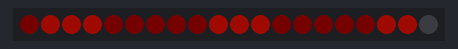
Simulated run of this sketch. Board: Arduino Uno, built with avr-gcc and run on an emulated ATmega328P. On the bench: 20 RGB LEDs in strip order, left to right. Dim RGB values are drawn brighter than linear.

Above: at 0.28 s.
At 1.36 s:
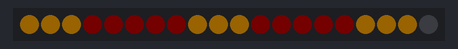
At 2.3 s:
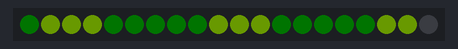
At 3.16 s:
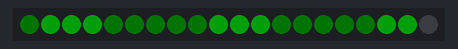
At 4.23 s:
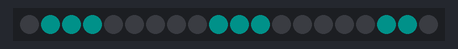
At 6.21 s:
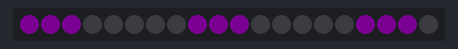

Measured:
- by itself, everything shown: repeats every 7.7 s, in 57 steps

The sketch:

one_sine.ino
```cpp
/* one_sine

By: Andrew Tuline

Date: Jan, 2015

This routine uses sine waves to move pixels around. It's much simpler than counting them.

You COULD add a beat and map the output to the location for it to go back and forth.

*/


#define qsubd(x, b)  ((x>b)?wavebright:0)                     // Digital unsigned subtraction macro. if result <0, then => 0. Otherwise, take on fixed value.
#define qsuba(x, b)  ((x>b)?x-b:0)                            // Analog Unsigned subtraction macro. if result <0, then => 0

#include "FastLED.h"                                          // FastLED library.

#if FASTLED_VERSION < 3001000
#error "Requires FastLED 3.1 or later; check github for latest code."
#endif

// Fixed definitions cannot change on the fly.
#define LED_DT 12                                             // Serial data pin for WS2812B or WS2801.
#define LED_CK 11                                             // Serial clock pin for WS2801 or APA102.
#define COLOR_ORDER BGR                                       // It's GRB for WS2812B and BGR for APA102.
#define LED_TYPE APA102                                       // What kind of strip are you using?
#define NUM_LEDS 20                                           // Number of LED's.

struct CRGB leds[NUM_LEDS];                                   // Initialize our LED array.

uint8_t max_bright = 128;                                     // Overall brightness definition. It can be changed on the fly.


// Initialize changeable global variables. Play around with these!!!
uint8_t wavebright = 128;                                     // You can change the brightness of the waves/bars rolling across the screen.
uint8_t thishue = 0;                                          // You can change the starting hue value for the first wave.
uint8_t thisrot = 1;                                          // You can change how quickly the hue rotates for this wave. Currently 0.
uint8_t allsat = 255;                                         // I like 'em fully saturated with colour.
int8_t thisspeed = 8;                                         // You can change the speed of the wave, and use negative values.
uint8_t allfreq = 32;                                         // You can change the frequency, thus distance between bars.
int thisphase = 0;                                            // Phase change value gets calculated.
uint8_t thiscutoff = 192;                                     // You can change the cutoff value to display this wave. Lower value = longer wave.
int thisdelay = 30;                                           // You can change the delay. Also you can change the allspeed variable above.
uint8_t bgclr = 0;                                            // A rotating background colour.
uint8_t bgbri = 16;                                           // Brightness of background colour


void setup() {
  Serial.begin(57600);
  LEDS.addLeds<LED_TYPE, LED_DT, LED_CK, COLOR_ORDER>(leds, NUM_LEDS);
  FastLED.setBrightness(max_bright);
  set_max_power_in_volts_and_milliamps(5, 500);               // FastLED Power management set at 5V, 500mA
} // setup()


void loop () {
  EVERY_N_MILLISECONDS(thisdelay) {                           // FastLED based non-blocking delay to update/display the sequence.
    one_sine();
  }
  show_at_max_brightness_for_power();
} // loop()


void one_sine() {                                                             // This is the heart of this program. Sure is short.
  thisphase += thisspeed;                                                     // You can change direction and speed individually.
  thishue = thishue + thisrot;                                                // Hue rotation is fun for thiswave.
  for (int k=0; k<NUM_LEDS-1; k++) {                                          // For each of the LED's in the strand, set a brightness based on a wave as follows:
    int thisbright = qsubd(cubicwave8((k*allfreq)+thisphase), thiscutoff);    // qsub sets a minimum value called thiscutoff. If < thiscutoff, then bright = 0. Otherwise, bright = 128 (as defined in qsub)..
    leds[k] = CHSV(bgclr, 255, bgbri);                                        // First set a background colour, but fully saturated.
    leds[k] += CHSV(thishue, allsat, thisbright);                             // Then assign a hue to any that are bright enough.
  }
  bgclr++;                                                                    // You can change the background colour or remove this and leave it fixed.
} // one_sine()
```
